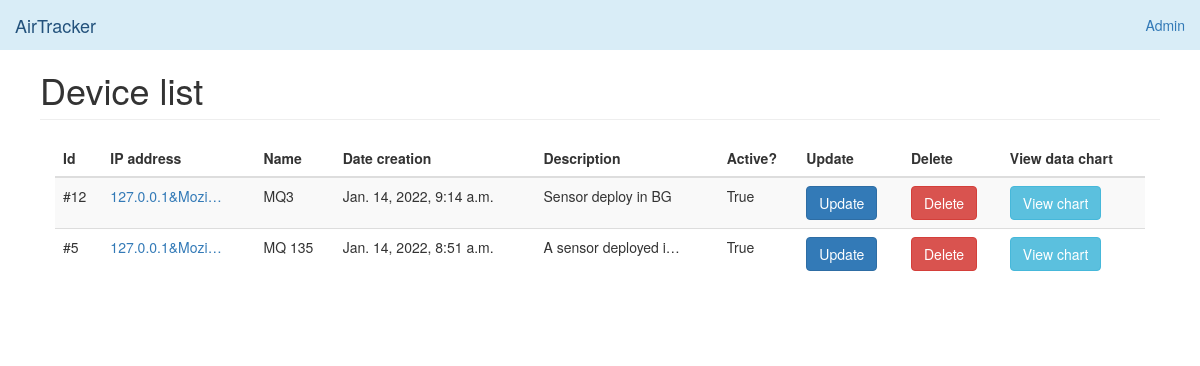
Page /en/device/list/ (signed in) on the committed database.
### devices/models.py (models this page shows, shortened)
class Device(models.Model):
    name = models.CharField(_('Name'), max_length=60, help_text=_('Enter the name of device'))
    field_1 = models.CharField(_('Speed rate (ms - default: 7000)'), max_length=20, null=True, blank=True)
    field_id_1 = models.CharField(_('Field ID 1'), max_length=30, null=True, blank=True)
    field_2 = models.CharField(_('Voltage'), max_length=20, null=True, blank=True)
    field_id_2 = models.CharField(_('Field ID 2'), max_length=30, null=True, blank=True)
    field_3 = models.CharField(_('Amperage'), max_length=20, null=True, blank=True)
    field_id_3 = models.CharField(_('Field ID 3'), max_length=30, null=True, blank=True)
    field_4 = models.CharField(_('Manufacture'), max_length=20, null=True, blank=True)
    field_id_4 = models.CharField(_('Field ID 4'), max_length=30, null=True, blank=True)
    field_5 = models.CharField(_(''), max_length=20, null=True, blank=True)
    field_id_5 = models.CharField(_('Field ID 5'), max_length=30, null=True, blank=True)
    field_6 = models.CharField(_('Country'), max_length=20, null=True, blank=True)
    field_id_6 = models.CharField(_('Field ID 6'), max_length=30, null=True, blank=True)
    field_7 = models.CharField(_('Color'), max_length=20, null=True, blank=True)
    field_id_7 = models.CharField(_('Field ID 7'), max_length=30, null=True, blank=True)
    field_8 = models.CharField(_('Accompany'), max_length=20, null=True, blank=True)
    field_id_8 = models.CharField(_('Field ID 8'), max_length=30, null=True, blank=True)
    field_9 = models.CharField(_('Date creation'), max_length=20, null=True, blank=True)
    field_id_9 = models.CharField(_('Field ID 9'), max_length=30, null=True, blank=True)
    field_10 = models.CharField(_('Quality'), max_length=20, null=True, blank=True)
    field_id_10 = models.CharField(_('Field ID 10'), max_length=30, null=True, blank=True)
    api_key = models.CharField(_('Api key'), max_length=200)  # api key
    description = models.TextField(_('Description'), blank=True, max_length=255)
    enable = models.BooleanField(_('Enable'), default=True)
    remote_address = models.CharField(_('Ip adress'), max_length=255)
    pub_date = models.DateTimeField(_('Date'), auto_now=True)
    class Meta:
        ordering = ['-pub_date']

### devices/views.py (the view)
# urls.py: path('device/list/', devices.device_list, name='device_list'),
@login_required(login_url=LOGIN_URL)
def device_list(request):
    device_list = True
    list = Device.objects.all()
    return render(request, "back/device_list.html", locals())

### devices/templatetags/custom_tags.py (called while the page is built)
@register.simple_tag
def version():
    try:
        return time.strftime('%m%d%Y/%u', time.gmtime(os.path.getmtime('.git/')))
    except:
        return 0

@register.simple_tag
def website_name():
    return WEBSITE_NAME

### templates/back/device_list.html (shortened to what this page needs)
{% extends "back/base.html" %}
{% load static %}
{% load custom_tags %}
{% load i18n %}
{% block website_name %}{% trans 'Device list' %}
{% endblock %}
{% block content %}
<div class="col-xs-12 col-sm-12 placeholder">
    <div class="table-responsive">
        <table class="table table-striped">
            <thead>
            <tr>
                <th>{% trans 'Id' %}</th>
                <th>{% trans 'IP address' %}</th>
                <th>{% trans 'Name' %}</th>
                <th>{% trans 'Date creation' %}</th>
                <th>{% trans 'Description' %}</th>
                <th>{% trans 'Active?' %}</th>
                <th>{% trans 'Update' %}</th>
                <th>{% trans 'Delete' %}</th>
                <th>{% trans 'View data chart' %}</th>
            </tr>
            </thead>
            <tbody>
            {% for i in list %}
            <tr>
                <td>#{{ i.id }}</td>
                <td><a class="tooltip-viewport-bottom" title="{{ i.remote_address }}">{{ i.remote_address | truncatechars:15 }}</a></td>
                <td>{{ i.name }}</td>
                <td>{{ i.pub_date }}</td>
                <td>{{ i.description | truncatechars:20 }}</td>
                <td>{{ i.enable }}</td>
                <td><a class="btn btn-primary" href="{% url 'device_edit' i.id %}" role="button">{% trans 'Update' %}</a></td>
                <td><a class="btn btn-danger" href="{% url 'device_delete' i.id %}" role="button" onclick="return confirm('{% trans 'Are you sure to delete this device?' %}');">{% trans 'Delete' %}</a></td>
                <td><a class="btn btn-info" href="{% url 'data_chart' i.id %}" role="button">{% trans 'View chart' %}</a></td>
            </tr>
            {% endfor %}
            </tbody>
        </table>
    </div>
</div>
{% endblock %}

### templates/back/base.html (shortened to what this page needs)
{% load static %}
{% load custom_tags %}
{% load i18n %}
{% get_current_language as LANGUAGE_CODE %}
<!DOCTYPE html>
<html lang="{{ LANGUAGE_CODE }}">
<head>
    <link href="{% static "back/dist/css/bootstrap.min.css" %}" rel="stylesheet">
    <link href="{% static "back/assets/css/ie10-viewport-bug-workaround.css" %}" rel="stylesheet">
    <link href="{% static "back/dashboard/dashboard.css" %}" rel="stylesheet">
    <link href="{% static "back/dashboard/sticky-footer.css" %}" rel="stylesheet">
</head>
<body>
{% include 'back/navbar.html' %}
<div class="container-fluid">
    <div class="row">
        <div class="col-sm-12 col-sm-offset-0 col-md-12 col-md-offset-0 main">
            <h1 class="page-header">{% block website_name %}{% endblock %}</h1>
            {% block content %}{% endblock %}
        </div>
    </div>
</div>
</body>
</html>

### templates/back/navbar.html (shortened to what this page needs)
{% load custom_tags %}
{% load i18n %}
{% load rest_framework %}
<nav class="navbar navbar-expand-lg navbar-fixed-top bg-info">
    <div class="container-fluid">
        <div class="navbar-header">
            <a class="navbar-brand" href="{% url 'index' %}">{% website_name %}</a>
        </div>
        <div id="navbar" class="navbar-collapse collapse">
            <ul class="nav navbar-nav navbar-right">
                <li><a href="/admin/">{% trans 'Admin' %}</a></li>
            </ul>
        </div>
    </div>
</nav>

### templates/back/sidebar.html (shortened to what this page needs)
{% load i18n %}

### templates/back/footer.html (shortened to what this page needs)
{% load static %}
{% load custom_tags %}
{% load i18n %}

### templates/back/js.html (shortened to what this page needs)
{% load static %}

### static/back/dashboard/dashboard.css (style rules this page uses)
body { padding-top: 50px; }
.navbar-fixed-top { border: 0; }
.main { padding: 20px; }
@media (min-width: 768px) { .main { padding-right: 40px; padding-left: 40px; } }
.main .page-header { margin-top: 0; }
.placeholder { margin-bottom: 20px; }

### static/back/dashboard/sticky-footer.css (style rules this page uses)
html { position: relative; min-height: 100%; }
body { margin-bottom: 60px; }

### rows in the picture
Device: id "12", remote_address "127.0.0.1&Mozi…", name "MQ3", pub_date "Jan. 14, 2022, 9:14 a.m.", description "Sensor deploy in BG", enable "True"
Device: id "5", remote_address "127.0.0.1&Mozi…", name "MQ 135", pub_date "Jan. 14, 2022, 8:51 a.m.", description "A sensor deployed i…", enable "True"
